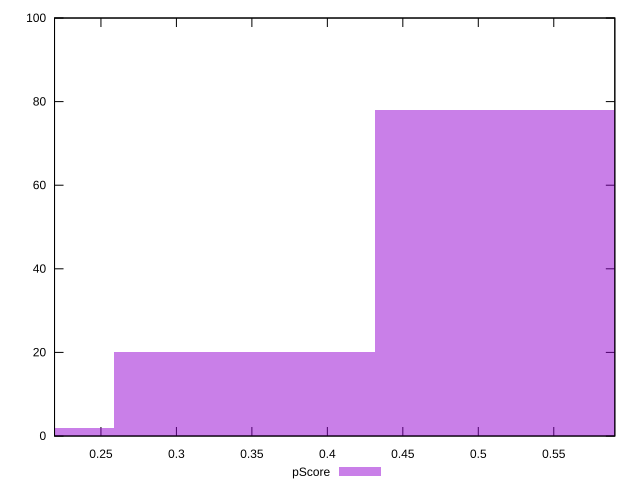

This chart was generated by the following gnuplot code:
reset

$pScore <<EOF
0.3451432082286303 20
0.5177148123429455 78
0.17257160411431516 2
EOF

set key outside below
set boxwidth 0.17257160411431516
set xrange [0.2192499789067146:0.5904496526043753]
set yrange [0:100]
set trange [0:100]
set style fill transparent solid 0.5 noborder
set terminal svg size 640, 490 enhanced background rgb 'white'
set output "report_00013_2021-02-09T12-04-24.940Z/interactive/samples/pages+cached+noadtech/pScore/histogram.svg"

plot $pScore title "pScore" with boxes

reset
